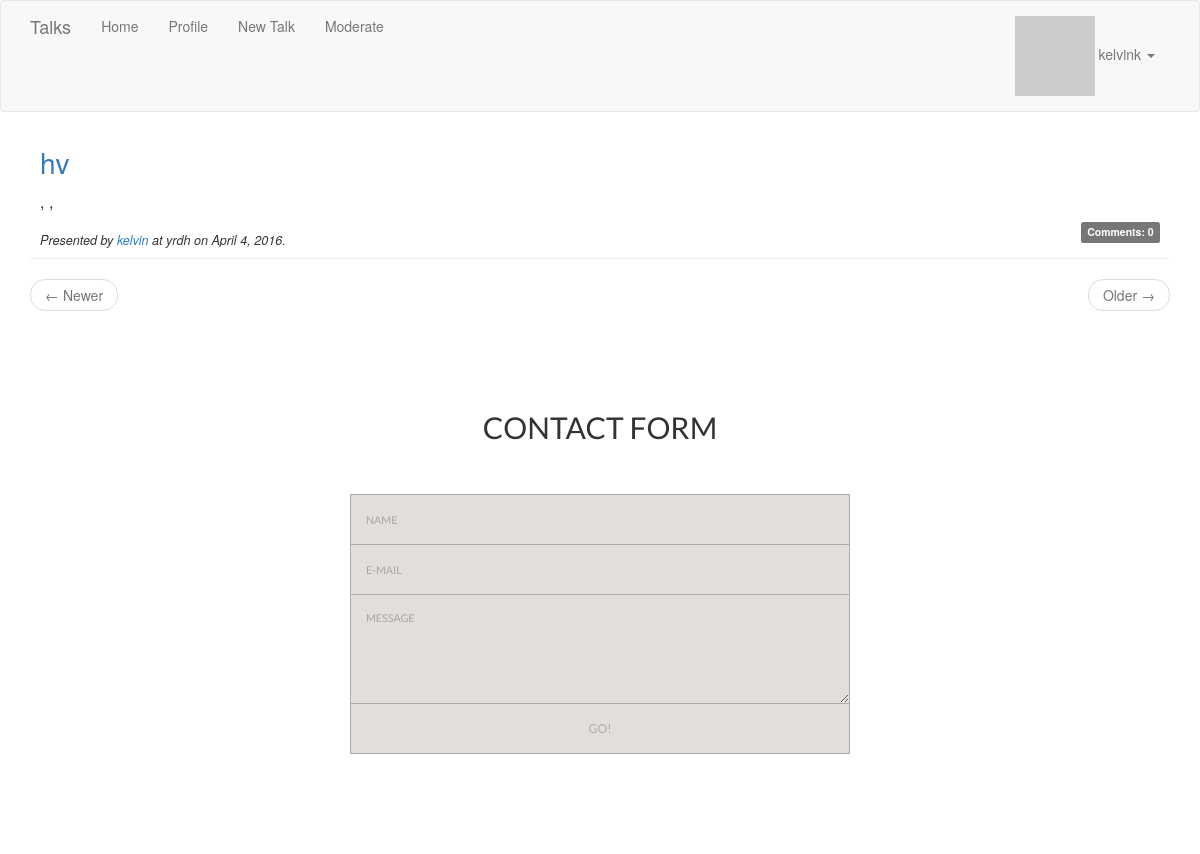
The page / (signed in) on the database its author committed.
### app/models.py (models this page shows, shortened)
class User(UserMixin, db.Model):
    __tablename__ = 'users'
    id = db.Column(db.Integer, primary_key=True)
    email = db.Column(db.String(64),
                      nullable=False, unique=True, index=True)
    username = db.Column(db.String(64),
                         nullable=False, unique=True, index=True)
    is_admin = db.Column(db.Boolean)
    password_hash = db.Column(db.String(128))
    name = db.Column(db.String(64))
    location = db.Column(db.String(64))
    bio = db.Column(db.Text())
    member_since = db.Column(db.DateTime(), default=datetime.utcnow)
    avatar_hash = db.Column(db.String(32))
    talks = db.relationship('Talk', lazy='dynamic', backref='author')  # lazy makes talks query not list
    comments = db.relationship('Comment', lazy='dynamic', backref='author')
    @property
    def password(self):  # made it pprty so that i can say user.password=? so that it looks like a member var
        raise AttributeError('password is not a readable attribute')  # getter of pperty returns attribute error
    def gravatar(self, size=100, default='identicon', rating='g'):
        if request.is_secure:
            url = 'https://secure.gravatar.com/avatar'
        else:
            url = 'http://www.gravatar.com/avatar'
        hash = self.avatar_hash or \
               hashlib.md5(self.email.encode('utf-8')).hexdigest()
        return '{url}/{hash}?s={size}&d={default}&r={rating}'.format(
            url=url, hash=hash, size=size, default=default, rating=rating)
    def for_moderation(self, admin=False):
        if admin and self.is_admin:
            return Comment.for_moderation()
        return Comment.query.join(Talk, Comment.talk_id == Talk.id). \
            filter(Talk.author == self).filter(Comment.approved == False)

class Talk(db.Model):
    __tablename__ = 'talks'
    id = db.Column(db.Integer, primary_key=True)
    title = db.Column(db.String(128), nullable=False)
    description = db.Column(db.Text)
    slides = db.Column(db.Text())
    video = db.Column(db.Text())
    user_id = db.Column(db.Integer, db.ForeignKey('users.id'))
    venue = db.Column(db.String(128))
    venue_url = db.Column(db.String(128))
    date = db.Column(db.DateTime())
    comments = db.relationship('Comment', lazy='dynamic', backref='talk')
    emails = db.relationship('PendingEmail', lazy='dynamic', backref='talk')
    def approved_comments(self):
        return self.comments.filter_by(approved=True)

### app/talks/routes.py (the view)
@talks.route('/')
def index():
    page = request.args.get('page', 1, type=int)
    pagination = Talk.query.order_by(Talk.date.desc()).paginate(
        page, per_page=current_app.config['TALKS_PER_PAGE'],
        error_out=False)
    talk_list = pagination.items
    return render_template('talks/index.html', talks=talk_list,
                           pagination=pagination)

### app/models.py (called while the page is built)
@login_manager.user_loader  # flogin doesnt know anything about our objects,,we give it a user loader callback,so that when it needs to load the user
def user_loader(user_id):  # we provide function that does that work,flask knows how to load users
    return User.query.get(int(user_id))  # comes as unicode

### app/templates/talks/index.html
{% extends "base.html" %}
{% block head %}
{{ super() }}
<link rel="stylesheet" type="text/css" href="{{ url_for('static', filename='styles1.css') }}">
{% endblock %}
{% block page_content %}
{% include "talks/_talks.html" %}
{% if talks %}
<ul class="pager">
    {% if pagination.has_prev %}
    <li class="previous"><a href="{{ url_for('talks.index', page=pagination.prev_num) }}">&larr; Newer</a></li>
    {% else %}
    <li class="previous disabled"><a href="#">&larr; Newer</a></li>
    {% endif %}
    {% if pagination.has_next %}
    <li class="next"><a href="{{ url_for('talks.index', page=pagination.next_num) }}">Older &rarr;</a></li>
    {% else %}
    <li class="next disabled"><a href="#">Older &rarr;</a></li>
    {% endif %}
</ul>
{% endif %}
<br/><br/><br/>
<h1 class="ano">CONTACT FORM</h1>
<form id="form" class="topBefore">
		  <input id="name" type="text" placeholder="NAME">
		  <input id="email" type="text" placeholder="E-MAIL">
		  <textarea id="message" type="text" placeholder="MESSAGE"></textarea>
  <input id="submit" type="submit" value="GO!">
</form>
{% endblock %}

### app/templates/base.html (shortened to what this page needs)
{% extends "bootstrap/base.html" %}
{% block head %}
{{ super() }}
<link rel="stylesheet" type="text/css" href="{{ url_for('static', filename='styles.css') }}">
{% endblock %}
{% block navbar %}
<div class="navbar navbar-default" role="navigation">
    <div class="container">
        <div class="navbar-header">
            <a class="navbar-brand" href="{{ url_for('talks.index') }}">Talks</a>
        </div>
        <div class="collapse navbar-collapse" id="bs-example-navbar-collapse-1">
            <ul class="nav navbar-nav">
                <li><a href="{{ url_for('talks.index') }}">Home</a></li>
                {% if current_user.is_authenticated %}
                <li><a href="{{ url_for('talks.user', username=current_user.username) }}">Profile</a></li>
                <li><a href="{{ url_for('talks.new_talk') }}">New Talk</a></li>
                {% set moderation_count = current_user.for_moderation().count() %}
                <li>
                    <a href="{{ url_for('talks.moderate') }}">Moderate
                    </a>
                </li>
                {% endif %}
            </ul>
            <ul class="nav navbar-nav navbar-right">
                {% if not current_user.is_authenticated %}
                <li><a href="{{ url_for('auth.login') }}">Presenter Login</a></li>
                {% else %}
                <li class="dropdown">
                    <a href="#" class="dropdown-toggle" data-toggle="dropdown"><img src="{{ current_user.gravatar(size=18) }}"> {{ current_user.username }} <b class="caret"></b></a>
                </li>
                {% endif %}
            </ul>
        </div>
    </div>
</div>
{% endblock %}
{% block content %}
<div class="container">
    {% block page_content %}{% endblock %}
</div>
{% endblock %}

### app/templates/talks/_talks.html
<ul class="talk-list">
    {% for talk in talks %}
    <li class="talk">
        {% include "talks/_talk_header.html" %}
    </li>
    {% endfor %}
</ul>

### app/templates/talks/_talk_header.html (shortened to what this page needs)
<div class="talk-header">
    <h2><a href="{{ url_for('talks.talk', id=talk.id) }}">{{ talk.title }}</a></h2>
    <h3>{{ talk.description }}</h3>
    <div class="pull-right"><a href="{{ url_for('talks.talk', id=talk.id) }}#comments"><span class="label label-default">Comments: {{ talk.approved_comments().count() }}</span></a></div>
    <p>
        Presented by <a href="{{ url_for('talks.user', username=talk.author.username) }}">{{ talk.author.username }}</a> at
        {% if talk.venue_url %}
            <a href="{{ talk.venue_url }}">{{ talk.venue }}</a>
        {% else %}
            {{ talk.venue }}
        {% endif %}
        on {{ moment(talk.date, local=True).format('LL') }}.
    </p>
</div>

### app/static/styles.css (style rules this page uses)
ul.talk-list { list-style-type: none; padding: 0px; }
li.talk { padding-bottom: 10px; border-bottom: 1px solid #eee; padding: 10px; }
div.talk-header h2 { font-size: 200%; margin: 5px 0px 15px 0px; }
div.talk-header h3 { font-size: 115%; margin: 0px 0px 10px 0px; }
div.talk-header p { font-size: 90%; font-style: italic; margin: 20px 0px 0px 0px; }

### app/static/styles1.css (style rules this page uses)
input::placeholder, textarea::placeholder { color: #aca49c; font-size: 0.875em; }
#form { font-family: 'Lato', sans-serif; background: #e2dedb; color: #b3aca7; }
#form { position: relative; width: 500px; margin: 50px auto 100px auto; }
input { font-family: 'Lato', sans-serif; font-size: 0.875em; width: 500px; height: 50px; padding: 0px 15px 0px 15px; background: transparent; outline: none; color: #726659; border: solid 1px #b3aca7; border-bottom: none; transition: all 0.3s ease-in-out; -webkit-transition: all 0.3s ease-in-out; -moz-transition: all 0.3s ease-in-out; -ms-transition: all 0.3s ease-in-out; }
textarea { width: 500px; max-width: 500px; height: 110px; max-height: 110px; padding: 15px; background: transparent; outline: none; color: #726659; font-family: 'Lato', sans-serif; font-size: 0.875em; border: solid 1px #b3aca7; transition: all 0.3s ease-in-out; -webkit-transition: all 0.3s ease-in-out; -moz-transition: all 0.3s ease-in-out; -ms-transition: all 0.3s ease-in-out; }
#submit { width: 500px; padding: 0; margin: -5px 0px 0px 0px; font-family: 'Lato', sans-serif; font-size: 0.875em; color: #b3aca7; outline:none; cursor: pointer; border: solid 1px #b3aca7; border-top: none; }
.ano { font-family: 'Lato', sans-serif; background: #fff; text-align:center; font-size:30px; }

### rows shown on the page
User: username "kelvink"
Talk: title "hv", description ", ,", approved_comments "0", author.username "kelvin", venue "yrdh", date "April 4, 2016"
